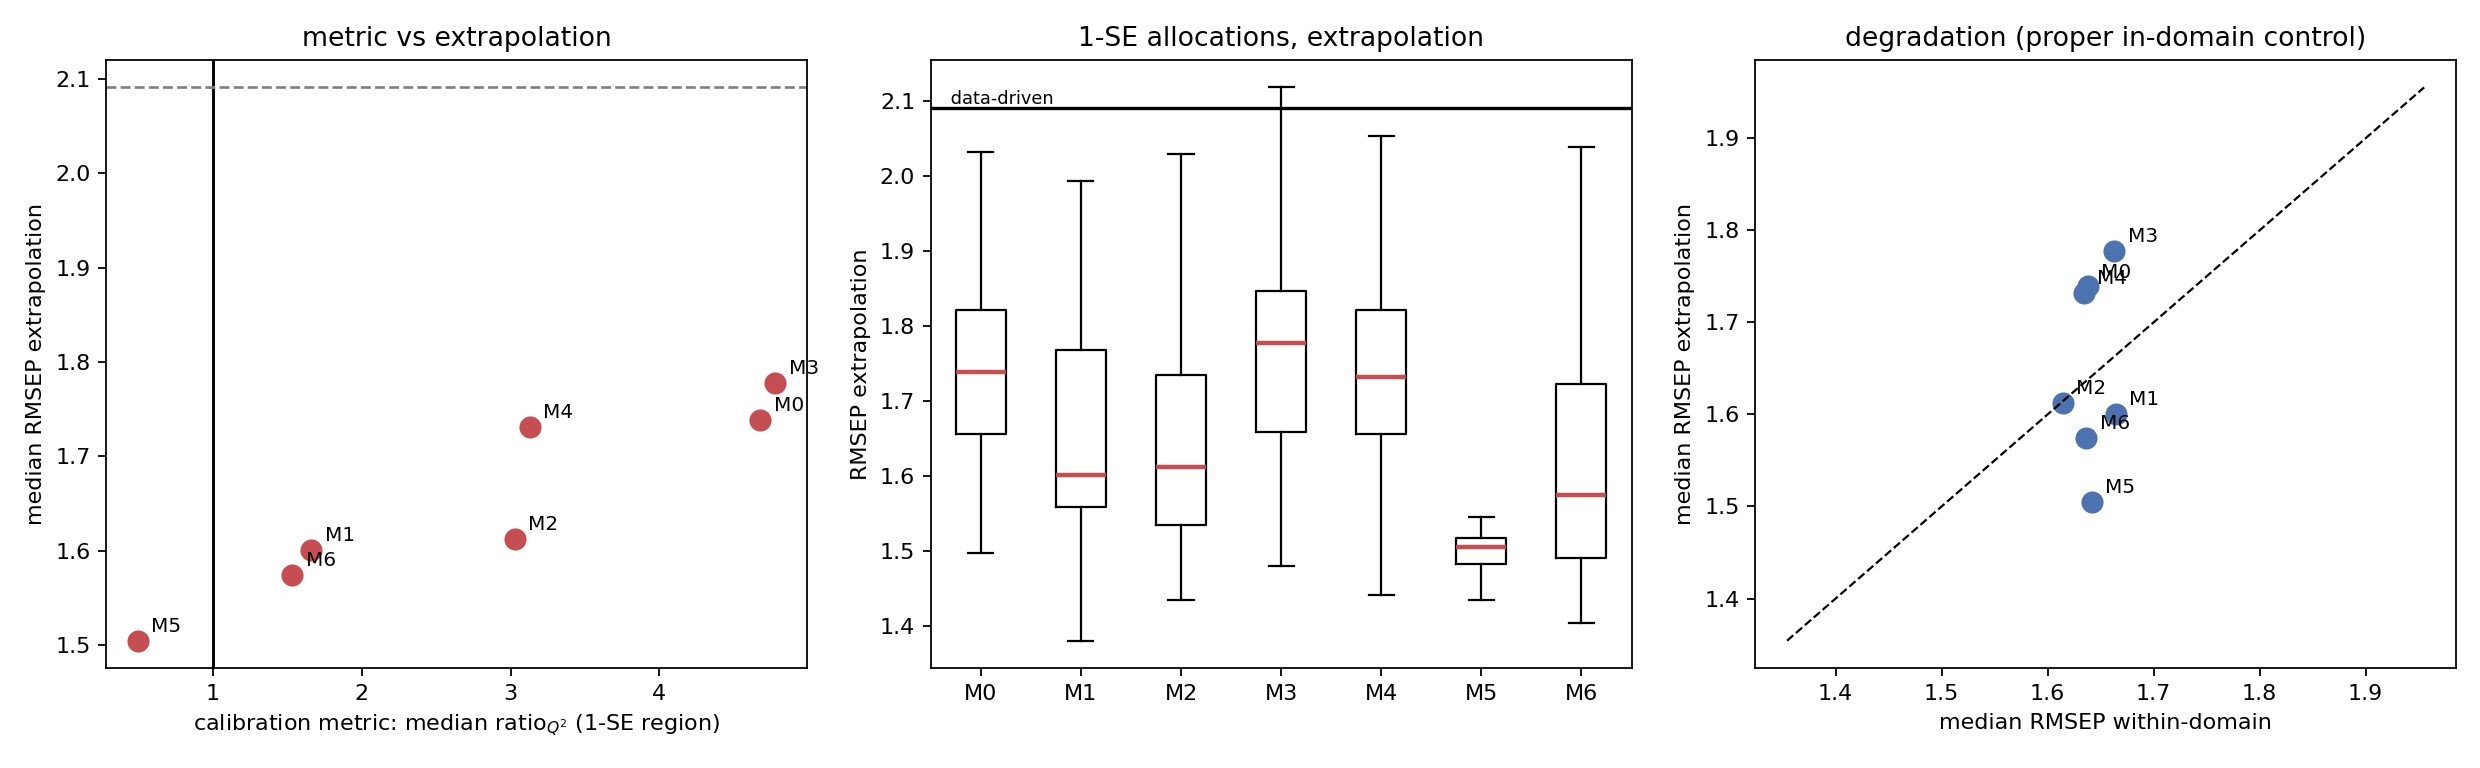

The Python source for this figure:
"""
End-to-end rerun on the regenerated (corrected-sigma) data.

  1. fit [Ea3,Ea4,A3,A4] per candidate mechanism by least_squares against the
     CALIBRATION X2 trajectories only (same setup as
     ablation_AMR_all_models_real_data.py: p0=[50000,55000,10,20],
     bounds [1e3,1e3,1e-4,1e-4]-[1e6,1e6,1e4,1e4], max_nfev=60);
  2. build M2 blocks for calibration / within / extrapolation with those fitted
     parameters (fitted on calibration only -- no leakage into either test set);
  3. calibration-only quantities: RMSECV/Q2 surfaces, 1-SE region,
     ratio_SS and ratio_Q2 over the whole grid;
  4. extrapolation and within-domain RMSEP for every allocation;
  5. does the calibration metric predict extrapolation?

Unlike the DG_* regime this puts M6 on the SAME data as the other six, so all
seven are numerically comparable for the first time.

Conventions unchanged: KFold(10, shuffle, seed=42), block scaling 1/sqrt(K),
RMSECV = mean of per-fold RMSE, Q2 = 1 - pooled PRESS/SST, SS on standardised
Y, grid X1<=6, M2<=15, X2<=15, 1-SE = RMSECV <= min + SE(argmin).
"""
import numpy as np
import pandas as pd
from scipy.integrate import odeint
from scipy.optimize import least_squares
from sklearn.cross_decomposition import PLSRegression
from sklearn.model_selection import KFold
from scipy.stats import spearmanr
import matplotlib
matplotlib.use('Agg')
import matplotlib.pyplot as plt
import warnings, time, json
warnings.filterwarnings('ignore')

R = 8.314
SPECIES = ['A', 'B', 'C', 'D', 'E', 'F']
MAX_X1, MAX_M2, MAX_X2 = 6, 15, 15
N_SPLITS, SEED = 10, 42

def ode_correct(y, t, T2, Ea3, Ea4, A3, A4):
    _, CB, CC, CD, _, _ = y
    k3 = A3*np.exp(-Ea3/(R*T2)); k4 = A4*np.exp(-Ea4/(R*T2))
    r3 = k3*CB*CD**2; r4 = k4*CC*CD**2
    return [0, -r3, -r4, -2*r3-2*r4, r3, r4]
def ode_no_side(y, t, T2, Ea3, Ea4, A3, A4):
    _, CB, _, CD, _, _ = y
    k3 = A3*np.exp(-Ea3/(R*T2)); r3 = k3*CB*CD**2
    return [0, -r3, 0, -2*r3, r3, 0]
def ode_order1_D(y, t, T2, Ea3, Ea4, A3, A4):
    _, CB, CC, CD, _, _ = y
    k3 = A3*np.exp(-Ea3/(R*T2)); k4 = A4*np.exp(-Ea4/(R*T2))
    r3 = k3*CB*CD; r4 = k4*CC*CD
    return [0, -r3, -r4, -2*r3-2*r4, r3, r4]
def ode_wrong_Ea4(y, t, T2, Ea3, Ea4, A3, A4):
    _, CB, CC, CD, _, _ = y
    k3 = A3*np.exp(-Ea3/(R*T2)); k4 = A4*np.exp(-Ea3/(R*T2))
    r3 = k3*CB*CD**2; r4 = k4*CC*CD**2
    return [0, -r3, -r4, -2*r3-2*r4, r3, r4]
def ode_lumped(y, t, T2, Ea3, Ea4, A3, A4):
    _, CB, CC, CD, _, _ = y
    k3 = A3*np.exp(-Ea3/(R*T2)); r3 = k3*CB*CD**2; r4 = k3*CC*CD**2
    return [0, -r3, -r4, -2*r3-2*r4, r3, r4]
def ode_no_D(y, t, T2, Ea3, Ea4, A3, A4):
    _, CB, CC, _, _, _ = y
    k3 = A3*np.exp(-Ea3/(R*T2)); k4 = A4*np.exp(-Ea4/(R*T2))
    r3 = k3*CB; r4 = k4*CC
    return [0, -r3, -r4, -2*r3-2*r4, r3, r4]
def ode_author_mis(y, t, T2, Ea3, Ea4, A3, A4):
    _, CB, _, CD, _, _ = y
    k3 = A3*np.exp(-Ea3/(R*T2)); r3 = k3*CB*CD
    return [0, -r3, 0, -2*r3, r3, 0]

MODELS = {'M0_correct': ode_correct, 'M1_no_side': ode_no_side, 'M2_order1_D': ode_order1_D,
          'M3_wrong_Ea4': ode_wrong_Ea4, 'M4_lumped_EF': ode_lumped, 'M5_no_D': ode_no_D,
          'M6_author_mis': ode_author_mis}

def read(fn):
    x1 = pd.read_excel(fn, sheet_name='X1')[['CA0','T1','t1','CA1_final','CB1_final','CC1_final']].values
    x2 = pd.read_excel(fn, sheet_name='X2')
    y  = pd.read_excel(fn, sheet_name='Y')['E_purity'].values.reshape(-1, 1)
    return x1, x2, y
X1c, X2dc, Yc = read('RG_calibration.xlsx')
X1w, X2dw, Yw = read('RG_within.xlsx')
X1e, X2de, Ye = read('RG_extrap.xlsx')
NPTS = (X2dc.shape[1]-3)//6
TGRID = np.arange(NPTS)*15.0
print(f"n_cal={len(Yc)} n_wit={len(Yw)} n_ext={len(Ye)}  timepoints={NPTS}\n", flush=True)

def parts(X2df):
    n = len(X2df)
    IC = np.array([[X2df[f'{s}_t1'].iloc[i] for s in SPECIES] for i in range(n)])
    flat = np.array([[X2df[f'{s}_t{k+1}'].iloc[i] for s in SPECIES for k in range(NPTS)] for i in range(n)])
    obs = np.array([[[X2df[f'{s}_t{k+1}'].iloc[i] for s in SPECIES] for k in range(NPTS)] for i in range(n)])
    meta = X2df[['t2_final','T2','CD0']].values
    return IC, flat, obs, meta, X2df['T2'].values
ICc, X2c, OBSc, METAc, T2c = parts(X2dc)
ICw, X2w, OBSw, METAw, T2w = parts(X2dw)
ICe, X2e, OBSe, METAe, T2e = parts(X2de)

def fit_params(rhs):
    def resid(p):
        Ea3, Ea4, A3, A4 = p
        out = []
        for i in range(len(ICc)):
            sol = odeint(rhs, ICc[i], TGRID, args=(T2c[i], Ea3, Ea4, A3, A4))
            out.append((sol - OBSc[i]).ravel())
        return np.concatenate(out)
    r = least_squares(resid, [50000., 55000., 10., 20.],
                      bounds=([1e3, 1e3, 1e-4, 1e-4], [1e6, 1e6, 1e4, 1e4]),
                      xtol=1e-8, ftol=1e-8, max_nfev=60)
    return r.x, float(r.cost)

def build_M2(rhs, IC, T2v, meta, p):
    n = len(IC)
    M = np.zeros((n, 6, NPTS))
    for i in range(n):
        M[i] = odeint(rhs, IC[i], TGRID, args=(T2v[i], *p)).T
    return np.hstack([M.reshape(n, -1), meta])

def _fit(X, Yv, n):
    n = max(1, min(n, X.shape[1], X.shape[0]-1, np.linalg.matrix_rank(X)))
    p = PLSRegression(n, scale=False).fit(X, Yv)
    return p, p.transform(X), p.y_loadings_, n
def _sf(B):
    mu = B.mean(0); sd = B.std(0, ddof=1); sd[sd < 1e-12] = 1.0
    return mu, sd, np.sqrt(B.shape[1])
def _sa(B, mu, sd, k): return (B - mu)/sd/k
def _rs(T, tgt):
    g = np.linalg.pinv(T.T @ T) @ T.T @ tgt
    return tgt - T @ g, g

def cv_3(B1, B2, B3, Y, m1, m2, m3):
    cv = KFold(N_SPLITS, shuffle=True, random_state=SEED)
    P = np.zeros((len(Y), m1, m2, m3)); rf = np.zeros((N_SPLITS, m1, m2, m3))
    for f, (tr, te) in enumerate(cv.split(Y)):
        mu1, sd1, k1 = _sf(B1[tr]); b1t, b1e = _sa(B1[tr],mu1,sd1,k1), _sa(B1[te],mu1,sd1,k1)
        mu2, sd2, k2 = _sf(B2[tr]); b2t0, b2e0 = _sa(B2[tr],mu2,sd2,k2), _sa(B2[te],mu2,sd2,k2)
        mu3, sd3, k3 = _sf(B3[tr]); b3t0, b3e0 = _sa(B3[tr],mu3,sd3,k3), _sa(B3[te],mu3,sd3,k3)
        muY, sdy = Y[tr].mean(0), Y[tr].std(0, ddof=1); Y0 = (Y[tr]-muY)/sdy
        p1, T1t, Q1, af = _fit(b1t, Y0, m1); T1e_ = p1.transform(b1e)
        for a in range(1, m1+1):
            ae = min(a, af); Tat, Tae = T1t[:,:ae], T1e_[:,:ae]
            yh_a = Tae @ Q1[:,:ae].T
            b2t, gM = _rs(Tat, b2t0); b2e = b2e0 - Tae @ gM
            b3ta, gX = _rs(Tat, b3t0); b3ea = b3e0 - Tae @ gX
            Ya, _ = _rs(Tat, Y0)
            p2, T2t, Q2, bf = _fit(b2t, Ya, m2); T2e_ = p2.transform(b2e)
            for b in range(1, m2+1):
                be = min(b, bf); Tbt, Tbe = T2t[:,:be], T2e_[:,:be]
                yh_ab = yh_a + Tbe @ Q2[:,:be].T
                b3tb, gX2 = _rs(Tbt, b3ta); b3eb = b3ea - Tbe @ gX2
                Yb, _ = _rs(Tbt, Ya)
                p3, T3t, Q3, cf = _fit(b3tb, Yb, m3); T3e_ = p3.transform(b3eb)
                for c in range(1, m3+1):
                    ce = min(c, cf)
                    yh = ((yh_ab + T3e_[:,:ce] @ Q3[:,:ce].T)*sdy + muY).ravel()
                    P[te, a-1, b-1, c-1] = yh
                    rf[f, a-1, b-1, c-1] = np.sqrt(np.mean((yh - Y[te].ravel())**2))
    sst = np.sum((Y - Y.mean(0))**2)
    return 1 - ((P - Y[:,:,None,None])**2).sum(0)/sst, rf

def cv_q2_2(B1, B2, Y, m1, m2):
    cv = KFold(N_SPLITS, shuffle=True, random_state=SEED)
    P = np.zeros((len(Y), m1, m2))
    for f, (tr, te) in enumerate(cv.split(Y)):
        mu1, sd1, k1 = _sf(B1[tr]); b1t, b1e = _sa(B1[tr],mu1,sd1,k1), _sa(B1[te],mu1,sd1,k1)
        mu2, sd2, k2 = _sf(B2[tr]); b2t0, b2e0 = _sa(B2[tr],mu2,sd2,k2), _sa(B2[te],mu2,sd2,k2)
        muY, sdy = Y[tr].mean(0), Y[tr].std(0, ddof=1); Y0 = (Y[tr]-muY)/sdy
        p1, T1t, Q1, af = _fit(b1t, Y0, m1); T1e_ = p1.transform(b1e)
        for a in range(1, m1+1):
            ae = min(a, af); Tat, Tae = T1t[:,:ae], T1e_[:,:ae]
            yh_a = Tae @ Q1[:,:ae].T
            b2t, g2 = _rs(Tat, b2t0); b2e = b2e0 - Tae @ g2
            Ya, _ = _rs(Tat, Y0)
            p2, T2t, Q2, bf = _fit(b2t, Ya, m2); T2e_ = p2.transform(b2e)
            for b in range(1, m2+1):
                be = min(b, bf)
                P[te, a-1, b-1] = ((yh_a + T2e_[:,:be] @ Q2[:,:be].T)*sdy + muY).ravel()
    sst = np.sum((Y - Y.mean(0))**2)
    return 1 - ((P - Y[:,:,None])**2).sum(0)/sst

def ss_surface(B1, B2, B3, Y, m1, m2, m3):
    mu, sd, k = _sf(B1); b1 = _sa(B1, mu, sd, k)
    mu, sd, k = _sf(B2); b20 = _sa(B2, mu, sd, k)
    mu, sd, k = _sf(B3); b30 = _sa(B3, mu, sd, k)
    muY, sdy = Y.mean(0), Y.std(0, ddof=1); ys = (Y-muY)/sdy
    out = np.zeros((m1, m2, m3))
    p1, T1, Q1, af = _fit(b1, ys, m1)
    for a in range(1, m1+1):
        ae = min(a, af); Ta = T1[:, :ae]
        b2a, _ = _rs(Ta, b20); b3a, _ = _rs(Ta, b30); ya, _ = _rs(Ta, ys)
        p2, T2v, Q2, bf = _fit(b2a, ya, m2)
        for b in range(1, m2+1):
            be = min(b, bf); Tb = T2v[:, :be]
            b3b, _ = _rs(Tb, b3a); yb, _ = _rs(Tb, ya)
            p3, T3, Q3, cf = _fit(b3b, yb, m3)
            for c in range(1, m3+1):
                ce = min(c, cf)
                out[a-1, b-1, c-1] = float(np.sum((T3[:, :ce] @ Q3[:, :ce].T)**2))
    return out

def rmsep_surface(B1, B2, B3, Y, S1, S2, S3, Yt, m1, m2, m3):
    mu1, sd1, k1 = _sf(B1); b1t, b1e = _sa(B1,mu1,sd1,k1), _sa(S1,mu1,sd1,k1)
    mu2, sd2, k2 = _sf(B2); b2t0, b2e0 = _sa(B2,mu2,sd2,k2), _sa(S2,mu2,sd2,k2)
    mu3, sd3, k3 = _sf(B3); b3t0, b3e0 = _sa(B3,mu3,sd3,k3), _sa(S3,mu3,sd3,k3)
    muY, sdy = Y.mean(0), Y.std(0, ddof=1); Y0 = (Y-muY)/sdy
    out = np.zeros((m1, m2, m3))
    p1, T1t, Q1, af = _fit(b1t, Y0, m1); T1e_ = p1.transform(b1e)
    for a in range(1, m1+1):
        ae = min(a, af); Tat, Tae = T1t[:,:ae], T1e_[:,:ae]
        yh_a = Tae @ Q1[:,:ae].T
        b2t, gM = _rs(Tat, b2t0); b2e = b2e0 - Tae @ gM
        b3ta, gX = _rs(Tat, b3t0); b3ea = b3e0 - Tae @ gX
        Ya, _ = _rs(Tat, Y0)
        p2, T2t, Q2, bf = _fit(b2t, Ya, m2); T2e_ = p2.transform(b2e)
        for b in range(1, m2+1):
            be = min(b, bf); Tbt, Tbe = T2t[:,:be], T2e_[:,:be]
            yh_ab = yh_a + Tbe @ Q2[:,:be].T
            b3tb, gX2 = _rs(Tbt, b3ta); b3eb = b3ea - Tbe @ gX2
            Yb, _ = _rs(Tbt, Ya)
            p3, T3t, Q3, cf = _fit(b3tb, Yb, m3); T3e_ = p3.transform(b3eb)
            for c in range(1, m3+1):
                ce = min(c, cf)
                yh = ((yh_ab + T3e_[:,:ce] @ Q3[:,:ce].T)*sdy + muY).ravel()
                out[a-1, b-1, c-1] = np.sqrt(np.mean((yh - Yt.ravel())**2))
    return out

def rmsep_2(B1, B2, Y, S1, S2, Yt, n1, n2):
    mu1, sd1, k1 = _sf(B1); b1t, b1e = _sa(B1,mu1,sd1,k1), _sa(S1,mu1,sd1,k1)
    mu2, sd2, k2 = _sf(B2); b2t0, b2e0 = _sa(B2,mu2,sd2,k2), _sa(S2,mu2,sd2,k2)
    muY, sdy = Y.mean(0), Y.std(0, ddof=1); Y0 = (Y-muY)/sdy
    p1, T1t, Q1, af = _fit(b1t, Y0, n1); T1e_ = p1.transform(b1e)
    ae = min(n1, af); Tat, Tae = T1t[:,:ae], T1e_[:,:ae]
    yh = Tae @ Q1[:,:ae].T
    b2t, g2 = _rs(Tat, b2t0); b2e = b2e0 - Tae @ g2
    Ya, _ = _rs(Tat, Y0)
    p2, T2t, Q2, bf = _fit(b2t, Ya, n2); T2e_ = p2.transform(b2e)
    be = min(n2, bf)
    pred = ((yh + T2e_[:,:be] @ Q2[:,:be].T)*sdy + muY).ravel()
    return float(np.sqrt(np.mean((pred - Yt.ravel())**2)))

# ---- data-driven benchmark: no M2 block, identical for every model ----
qDD = cv_q2_2(X1c, X2c, Yc, MAX_X1, MAX_X2)
iDD = np.unravel_index(qDD.argmax(), qDD.shape)
DD_E = rmsep_2(X1c, X2c, Yc, X1e, X2e, Ye, iDD[0]+1, iDD[1]+1)
DD_W = rmsep_2(X1c, X2c, Yc, X1w, X2w, Yw, iDD[0]+1, iDD[1]+1)
print(f"data-driven X1+X2 benchmark LV=({iDD[0]+1},{iDD[1]+1})  "
      f"RMSEP within={DD_W:.4f}  extrap={DD_E:.4f}  degradation={DD_E-DD_W:+.4f}\n", flush=True)

rows, longrows, store, fitted = [], [], {}, {}
t0 = time.time()
for name, rhs in MODELS.items():
    p, cost = fit_params(rhs)
    fitted[name] = [float(v) for v in p]
    M2c_ = build_M2(rhs, ICc, T2c, METAc, p)
    M2w_ = build_M2(rhs, ICw, T2w, METAw, p)
    M2e_ = build_M2(rhs, ICe, T2e, METAe, p)

    qF, rf = cv_3(X1c, M2c_, X2c, Yc, MAX_X1, MAX_M2, MAX_X2)
    qKD = cv_q2_2(X1c, M2c_, Yc, MAX_X1, MAX_M2)
    uM = qF - qDD[:, None, :]; uX = qF - qKD[:, :, None]
    with np.errstate(divide='ignore', invalid='ignore'):
        ratio_q = np.where(uX > 1e-9, uM/uX, np.nan)
    ssX = ss_surface(X1c, M2c_, X2c, Yc, MAX_X1, MAX_M2, MAX_X2)
    ssM = ss_surface(X1c, X2c, M2c_, Yc, MAX_X1, MAX_X2, MAX_M2)
    ratio_ss = np.transpose(ssM, (0, 2, 1))/ssX

    rW = rmsep_surface(X1c, M2c_, X2c, Yc, X1w, M2w_, X2w, Yw, MAX_X1, MAX_M2, MAX_X2)
    rE = rmsep_surface(X1c, M2c_, X2c, Yc, X1e, M2e_, X2e, Ye, MAX_X1, MAX_M2, MAX_X2)

    rmse = rf.mean(0)
    imin = np.unravel_index(rmse.argmin(), rmse.shape)
    rmin = float(rmse[imin]); se = float(rf[:, imin[0], imin[1], imin[2]].std(ddof=1)/np.sqrt(N_SPLITS))
    mask = rmse <= rmin + se
    idx = np.argwhere(mask); tot = idx.sum(1)+3
    cand = idx[tot == tot.min()]; pick = tuple(cand[np.array([rmse[tuple(u)] for u in cand]).argmin()])
    lvs = idx + 1
    vE, vW = rE[mask], rW[mask]
    rq, rs_ = ratio_q[mask], ratio_ss[mask]
    kdi = np.unravel_index(qKD.argmax(), qKD.shape)
    KD_E = rmsep_2(X1c, M2c_, Yc, X1e, M2e_, Ye, kdi[0]+1, kdi[1]+1)
    KD_W = rmsep_2(X1c, M2c_, Yc, X1w, M2w_, Yw, kdi[0]+1, kdi[1]+1)

    store[name] = dict(vE=vE, vW=vW, rq=rq, lvs=lvs, mask=mask,
                       opt=tuple(np.array(imin)+1), pick=tuple(np.array(pick)+1),
                       optE=float(rE[imin]), pickE=float(rE[pick]))
    rows.append(dict(model=name, Ea3=p[0], Ea4=p[1], A3=p[2], A4=p[3], fit_cost=cost,
        argmin_LV=str(tuple(int(v) for v in np.array(imin)+1)), RMSECV=rmin, SE=se, Q2_cal=float(qF[imin]),
        oneSE_LV=str(tuple(int(v) for v in np.array(pick)+1)), n_1SE=int(mask.sum()),
        Q2_cal_1SE=float(qF[pick]),
        ratioQ_argmin=float(ratio_q[imin]), ratioQ_pick=float(ratio_q[pick]),
        ratioQ_med=float(np.nanmedian(rq)), ratioQ_p10=float(np.nanpercentile(rq,10)),
        ratioQ_p90=float(np.nanpercentile(rq,90)), ratioQ_fracgt1=float(np.nanmean(rq>1)),
        ratioSS_med=float(np.median(rs_)), ratioSS_fracgt1=float((rs_>1).mean()),
        RMSEP_W_pick=float(rW[pick]), RMSEP_E_pick=float(rE[pick]),
        degrade_pick=float(rE[pick]-rW[pick]),
        RMSEP_W_med=float(np.median(vW)), RMSEP_E_med=float(np.median(vE)),
        degrade_med=float(np.median(vE-vW)),
        RMSEP_E_min=float(vE.min()), RMSEP_E_p25=float(np.percentile(vE,25)),
        RMSEP_E_p75=float(np.percentile(vE,75)), RMSEP_E_max=float(vE.max()),
        RMSEP_E_sd=float(vE.std(ddof=1)), frac_beat_DD=float((vE<DD_E).mean()),
        KD_LV=str((int(kdi[0]+1), int(kdi[1]+1))), KD_E=KD_E, KD_W=KD_W,
        rho_LVM2=spearmanr(lvs[:,1], vE).correlation,
        rho_LVX2=spearmanr(lvs[:,2], vE).correlation,
        rho_LVX1=spearmanr(lvs[:,0], vE).correlation,
        rho_ratioQ_vs_E=spearmanr(rq[np.isfinite(rq)], vE[np.isfinite(rq)]).correlation))
    for (a, b, c), e_, w_, q_, s_ in zip(lvs, vE, vW, rq, rs_):
        longrows.append((name, int(a), int(b), int(c), float(rmse[a-1,b-1,c-1]),
                         float(qF[a-1,b-1,c-1]), float(q_), float(s_), float(e_), float(w_)))
    r = rows[-1]
    print(f"{name:14s} p=[{p[0]:.4g},{p[1]:.4g},{p[2]:.4g},{p[3]:.4g}]  "
          f"argmin={r['argmin_LV']} 1SE={r['oneSE_LV']} n={r['n_1SE']:4d}  "
          f"ratioQ med={r['ratioQ_med']:6.3f} P(>1)={r['ratioQ_fracgt1']:.2f}  "
          f"RMSEP W={r['RMSEP_W_med']:.3f} E={r['RMSEP_E_med']:.3f} degr={r['degrade_med']:+.3f} "
          f"beatDD={r['frac_beat_DD']:.2f}", flush=True)

df = pd.DataFrame(rows)
pd.set_option('display.width', 340, 'display.max_columns', 90)
print("\n=== fitted kinetic parameters (calibration only) ===")
print(df[['model','Ea3','Ea4','A3','A4','fit_cost']].round(3).to_string(index=False))
print("\n=== calibration-only metric (1-SE region) ===")
print(df[['model','argmin_LV','oneSE_LV','n_1SE','RMSECV','Q2_cal','ratioQ_med','ratioQ_p10',
          'ratioQ_p90','ratioQ_fracgt1','ratioSS_med','ratioSS_fracgt1']].round(4).to_string(index=False))
print("\n=== extrapolation outcome (1-SE region) ===")
print(df[['model','RMSEP_W_med','RMSEP_E_med','degrade_med','RMSEP_E_min','RMSEP_E_p25',
          'RMSEP_E_p75','RMSEP_E_max','RMSEP_E_sd','frac_beat_DD','KD_E']].round(4).to_string(index=False))
print(f"\n(data-driven benchmark: within {DD_W:.4f}, extrap {DD_E:.4f}, degradation {DD_E-DD_W:+.4f})")

print("\n=== ACROSS-MODEL: does the calibration metric predict extrapolation? ===")
for mc in ['ratioQ_med','ratioQ_pick','ratioSS_med','ratioQ_fracgt1','Q2_cal','RMSECV']:
    for oc in ['RMSEP_E_med','degrade_med','frac_beat_DD']:
        rho, pv = spearmanr(df[mc], df[oc])
        print(f"  Spearman({mc:15s}, {oc:15s}) = {rho:+.3f}  (p={pv:.3f})")
print("\n=== WITHIN-MODEL (across the 1-SE region) ===")
print(df[['model','rho_ratioQ_vs_E','rho_LVX1','rho_LVM2','rho_LVX2']].round(3).to_string(index=False))

lg = pd.DataFrame(longrows, columns=['model','LV_X1','LV_M2','LV_X2','RMSECV','Q2_cal',
                                     'ratio_Q2','ratio_SS','RMSEP_extrap','RMSEP_within'])
with pd.ExcelWriter('regen_fit_and_test.xlsx') as w:
    df.to_excel(w, sheet_name='summary', index=False)
    lg.to_excel(w, sheet_name='all_1SE_allocations', index=False)
json.dump(fitted, open('regen_fitted_params.json', 'w'), indent=2)

names = list(MODELS)
fig, ax = plt.subplots(1, 3, figsize=(15.5, 4.8))
ax[0].scatter(df.ratioQ_med, df.RMSEP_E_med, s=80, c='#C44E52')
for _, r in df.iterrows():
    ax[0].annotate(r.model.split('_')[0], (r.ratioQ_med, r.RMSEP_E_med),
                   textcoords='offset points', xytext=(6, 4), fontsize=9)
ax[0].axvline(1, color='k', lw=1.3); ax[0].axhline(DD_E, color='0.5', lw=1.2, ls='--')
ax[0].set_xlabel('calibration metric: median ratio$_{Q^2}$ (1-SE region)')
ax[0].set_ylabel('median RMSEP extrapolation'); ax[0].set_title('metric vs extrapolation')
ax[1].boxplot([store[m]['vE'] for m in names], labels=[m.split('_')[0] for m in names],
              showfliers=False, medianprops=dict(color='#C44E52', lw=2))
ax[1].axhline(DD_E, color='k', lw=1.5)
ax[1].text(0.02, DD_E, ' data-driven', transform=ax[1].get_yaxis_transform(), fontsize=8, va='bottom')
ax[1].set_ylabel('RMSEP extrapolation'); ax[1].set_title('1-SE allocations, extrapolation')
ax[2].scatter(df.RMSEP_W_med, df.RMSEP_E_med, s=80, c='#4C72B0')
lim = [min(df.RMSEP_W_med.min(), df.RMSEP_E_med.min())*0.9, max(df.RMSEP_W_med.max(), df.RMSEP_E_med.max())*1.1]
ax[2].plot(lim, lim, 'k--', lw=1)
for _, r in df.iterrows():
    ax[2].annotate(r.model.split('_')[0], (r.RMSEP_W_med, r.RMSEP_E_med),
                   textcoords='offset points', xytext=(6, 4), fontsize=9)
ax[2].set_xlabel('median RMSEP within-domain'); ax[2].set_ylabel('median RMSEP extrapolation')
ax[2].set_title('degradation (proper in-domain control)')
fig.tight_layout(); fig.savefig('regen_fit_and_test.png', dpi=160)
print(f"\nSaved regen_fit_and_test.xlsx / .png / regen_fitted_params.json   ({time.time()-t0:.0f}s)")
